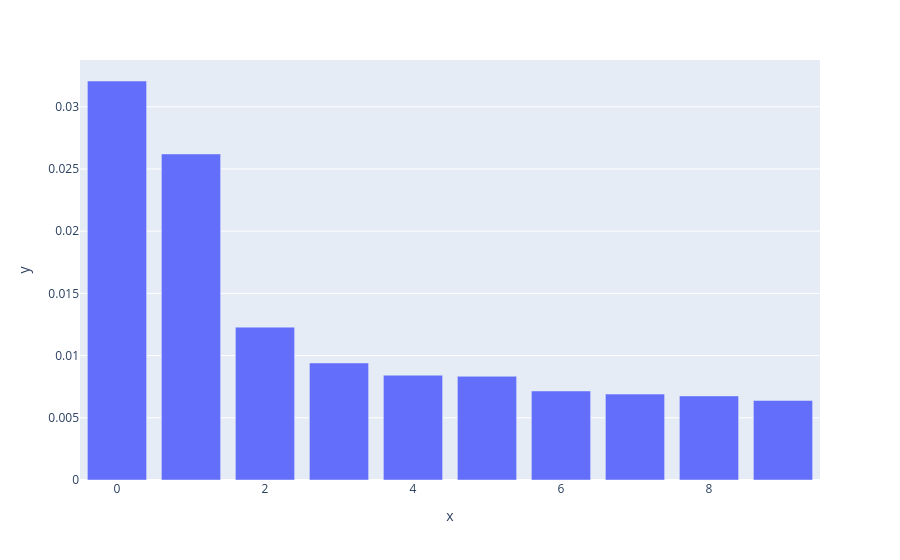

Notebook code for this chart:
### Code cell
# plotting the per component variances
fig = px.bar(x=np.arange(X_compressed.shape[1]), y=pca.explained_variance_ratio_)
fig.show()
print(np.sum(pca.explained_variance_ratio_))

### Figure 1 — Plotly figure (JSON) as saved in the notebook; plotly's stock layout.template omitted (floating-point values rounded to 4 significant figures)
{"data": [{"hovertemplate": "x=%{x}<br>y=%{y}<extra></extra>", "legendgroup": "", "marker": {"color": "#636efa", "pattern": {"shape": ""}}, "name": "", "orientation": "v", "showlegend": false, "textposition": "auto", "type": "bar", "x": [0, 1, 2, 3, 4, 5, 6, 7, 8, 9], "xaxis": "x", "y": [0.03207, 0.02621, 0.01229, 0.009406, 0.008423, 0.008338, 0.007156, 0.006905, 0.006755, 0.006393], "yaxis": "y"}], "layout": {"barmode": "relative", "legend": {"tracegroupgap": 0}, "margin": {"t": 60}, "xaxis": {"anchor": "y", "domain": [0, 1], "title": {"text": "x"}}, "yaxis": {"anchor": "x", "domain": [0, 1], "title": {"text": "y"}}}}
